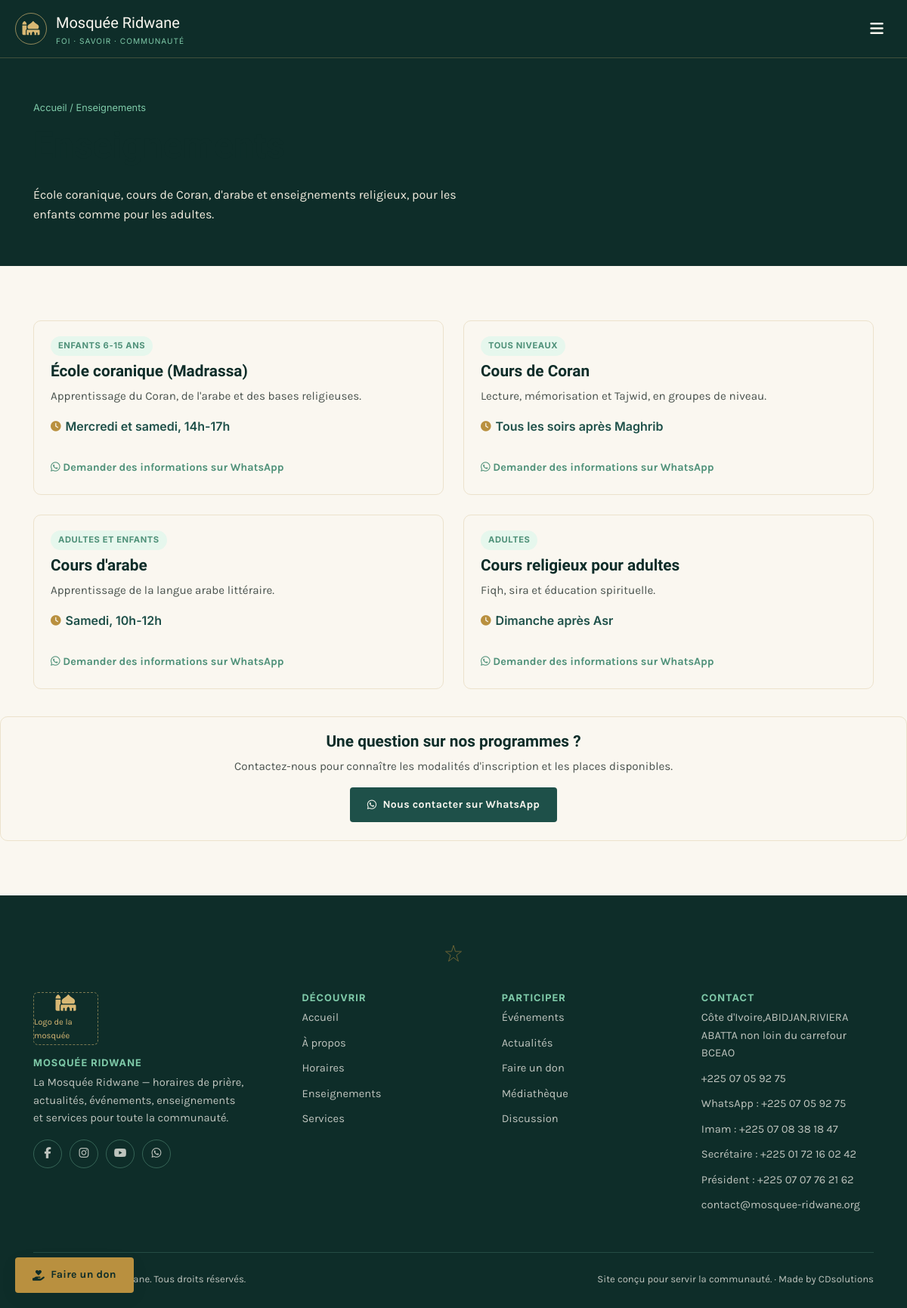
The app's page /enseignements.php with its own data.
### tables this page shows
CREATE TABLE IF NOT EXISTS enseignements (
    id INT AUTO_INCREMENT PRIMARY KEY,
    titre VARCHAR(255) NOT NULL,
    public_cible VARCHAR(150),    
    description TEXT,
    horaires VARCHAR(255),
    ordre INT DEFAULT 0
);

### includes/functions.php (called while the page is built, shortened)
<?php
function h($texte) {
    return htmlspecialchars($texte ?? '', ENT_QUOTES, 'UTF-8');
}
function whatsappMessageUrl($message) {
    return SITE_WHATSAPP . '?text=' . rawurlencode($message);
}

### enseignements.php (the view, shortened to what this page needs)
<?php
require_once __DIR__ . '/config/config.php';
$enseignements = $pdo->query("SELECT * FROM enseignements ORDER BY ordre ASC")->fetchAll();
require_once __DIR__ . '/includes/header.php';
?>
<section class="page-entete">
    <div class="conteneur">
        <div class="fil-ariane"><a href="<?= BASE_URL ?>/index.php" style="color:inherit;">Accueil</a> / Enseignements</div>
        <h1>Enseignements</h1>
        <p style="color:var(--plâtre-100); max-width:560px;">École coranique, cours de Coran, d'arabe et enseignements religieux, pour les enfants comme pour les adultes.</p>
    </div>
</section>
<section class="section">
    <div class="conteneur grille grille-2">
        <?php foreach ($enseignements as $ens): ?>
        <div class="carte">
            <div class="carte-corps">
                <div class="carte-meta"><span class="badge"><?= h($ens['public_cible']) ?></span></div>
                <h3><?= h($ens['titre']) ?></h3>
                <p class="resume"><?= h($ens['description']) ?></p>
                <?php if ($ens['horaires']): ?>
                <p class="meta-icone" style="font-family:var(--police-donnee); font-weight:600; color:var(--mint-700); margin-top:auto;"><i class="fa-solid fa-clock icone" aria-hidden="true"></i> <?= h($ens['horaires']) ?></p>
                <?php endif; ?>
                <?php $messageWhatsApp = 'Bonjour, je souhaite avoir des informations sur l’enseignement « ' . $ens['titre'] . ' » à la Mosquée Ridwane.'; ?>
                <a href="<?= h(whatsappMessageUrl($messageWhatsApp)) ?>" class="carte-lien" target="_blank" rel="noopener noreferrer">
                    <i class="fa-brands fa-whatsapp" aria-hidden="true"></i> Demander des informations sur WhatsApp
                </a>
            </div>
        </div>
        <?php endforeach; ?>
    </div>
    <div class="carte" style="margin-top:36px;">
        <div class="carte-corps" style="text-align:center;">
            <h3>Une question sur nos programmes ?</h3>
            <p class="resume">Contactez-nous pour connaître les modalités d'inscription et les places disponibles.</p>
            <a href="<?= h(whatsappMessageUrl('Bonjour, je souhaite obtenir des informations sur les programmes d’enseignement de la Mosquée Ridwane.')) ?>" class="bouton bouton-emeraude" style="align-self:center;" target="_blank" rel="noopener noreferrer">
                <i class="fa-brands fa-whatsapp" aria-hidden="true"></i> Nous contacter sur WhatsApp
            </a>
        </div>
    </div>
</section>
<?php require_once __DIR__ . '/includes/footer.php'; ?>

### assets/css/style.css (style rules this page uses)
:root { --mint-950: #0e2d29; --mint-800: #163f39; --mint-700: #1e5049; --mint-500: #2f6f62; --eucalyptus-600: #4f9179; --eucalyptus-400: #7ec9a8; --eucalyptus-200: #bfe8d3; --eucalyptus-100: #e6f7ed; --laiton-500: #b9903f; --laiton-300: #d8b874; --laiton-100: #f1e3c3; --plâtre-50: #faf7f0; --plâtre-100: #f4eee0; --plâtre-200: #ece2cc; --encre-900: #1c211f; --encre-600: #4a534e; --rouge-alerte: #a3402f; --emeraude-700: var(--mint-700); --emeraude-800: var(--mint-800); --emeraude-950: var(--mint-950); --police-titre: 'Amiri', 'Georgia', serif; --police-texte: 'Karla', 'Segoe UI', sans-serif; --police-donnee: 'Inter', 'Segoe UI', sans-serif; --rayon: 4px; --rayon-lg: 10px; --ombre-legere: 0 2px 10px -4px rgba(14, 45, 41, 0.18); --ombre: 0 6px 24px -8px rgba(14, 45, 41, 0.25); --ombre-forte: 0 20px 48px -12px rgba(14, 45, 41, 0.38); --conteneur: 1160px; --ease-doux: cubic-bezier(0.16, 1, 0.3, 1); --duree-micro: 180ms; --duree-panneau: 320ms; }
* { box-sizing: border-box; }
html { scroll-behavior: smooth; }
body { margin: 0; font-family: var(--police-texte); color: var(--encre-900); background: var(--plâtre-50); line-height: 1.6; }
a { color: inherit; text-decoration: none; }
h1, h2, h3, h4 { font-family: var(--police-titre); font-weight: 700; line-height: 1.2; color: var(--mint-950); margin: 0 0 0.5em; }
h1 { font-size: clamp(2rem, 4vw, 3.2rem); }
h3 { font-size: 1.3rem; }
p { margin: 0 0 1em; }
.conteneur { max-width: var(--conteneur); margin: 0 auto; padding: 0 24px; }
.bouton { display: inline-flex; align-items: center; gap: 8px; padding: 11px 22px; border-radius: var(--rayon); font-weight: 700; font-size: 0.88rem; letter-spacing: 0.02em; border: 1px solid transparent; cursor: pointer; transition: transform var(--duree-micro) var(--ease-doux), box-shadow var(--duree-micro) ease, background var(--duree-micro) ease, border-color var(--duree-micro) ease, color var(--duree-micro) ease; }
.bouton-emeraude { background: var(--mint-700); color: var(--plâtre-50); }
.section { padding: 72px 0; }
.grille { display: grid; gap: 26px; }
.grille-2 { grid-template-columns: repeat(2, 1fr); }
.carte { background: var(--plâtre-50); border: 1px solid var(--plâtre-200); border-radius: var(--rayon-lg); overflow: hidden; transition: box-shadow var(--duree-panneau) var(--ease-doux), transform var(--duree-panneau) var(--ease-doux), border-color var(--duree-panneau) ease; display: flex; flex-direction: column; }
.icone { display: inline-flex; align-items: center; justify-content: center; flex-shrink: 0; }
.meta-icone { display: inline-flex; align-items: center; gap: 6px; }
.meta-icone .icone { color: var(--laiton-500); font-size: 0.85em; }
.carte-corps { padding: 20px 22px 24px; flex: 1; display: flex; flex-direction: column; }
.carte-meta { font-family: var(--police-donnee); font-size: 0.75rem; text-transform: uppercase; letter-spacing: 0.06em; color: var(--laiton-500); font-weight: 700; margin-bottom: 8px; display: flex; gap: 10px; align-items: center; }
.carte-corps h3 { margin-bottom: 8px; }
.carte-corps .resume { color: var(--encre-600); font-size: 0.95rem; flex: 1; }
.carte-lien { margin-top: 14px; font-weight: 700; color: var(--eucalyptus-600); font-size: 0.9rem; }
.badge { display: inline-block; background: var(--eucalyptus-100); color: var(--eucalyptus-600); font-family: var(--police-donnee); font-size: 0.7rem; text-transform: uppercase; letter-spacing: 0.05em; font-weight: 700; padding: 4px 10px; border-radius: 100px; }
.page-entete { background: var(--mint-950); color: var(--plâtre-50); padding: 56px 0 40px; }
.fil-ariane { font-family: var(--police-donnee); font-size: 0.8rem; color: var(--eucalyptus-400); margin-bottom: 10px; }

### records on screen
enseignements: public_cible "ENFANTS 6-15 ANS", titre "École coranique (Madrassa)", description "Apprentissage du Coran, de l'arabe et des bases religieuses.", horaires "Mercredi et samedi, 14h-17h"
enseignements: public_cible "TOUS NIVEAUX", titre "Cours de Coran", description "Lecture, mémorisation et Tajwid, en groupes de niveau.", horaires "Tous les soirs après Maghrib"
enseignements: public_cible "ADULTES ET ENFANTS", titre "Cours d'arabe", description "Apprentissage de la langue arabe littéraire.", horaires "Samedi, 10h-12h"
enseignements: public_cible "ADULTES", titre "Cours religieux pour adultes", description "Fiqh, sira et éducation spirituelle.", horaires "Dimanche après Asr"

### other values on screen
SITE_DESCRIPTION "La Mosquée Ridwane — horaires de prière, actualités, événements, enseignements et services pour toute la communauté."
SITE_ADRESSE "Côte d'Ivoire,ABIDJAN,RIVIERA ABATTA non loin du carrefour BCEAO"
SITE_TELEPHONE "+225 07 05 92 75"
SITE_IMAM_TELEPHONE "+225 07 08 38 18 47"
SITE_SECRETAIRE_TELEPHONE "+225 01 72 16 02 42"
SITE_PRESIDENT_TELEPHONE "+225 07 07 76 21 62"
SITE_EMAIL "contact@mosquee-ridwane.org"
